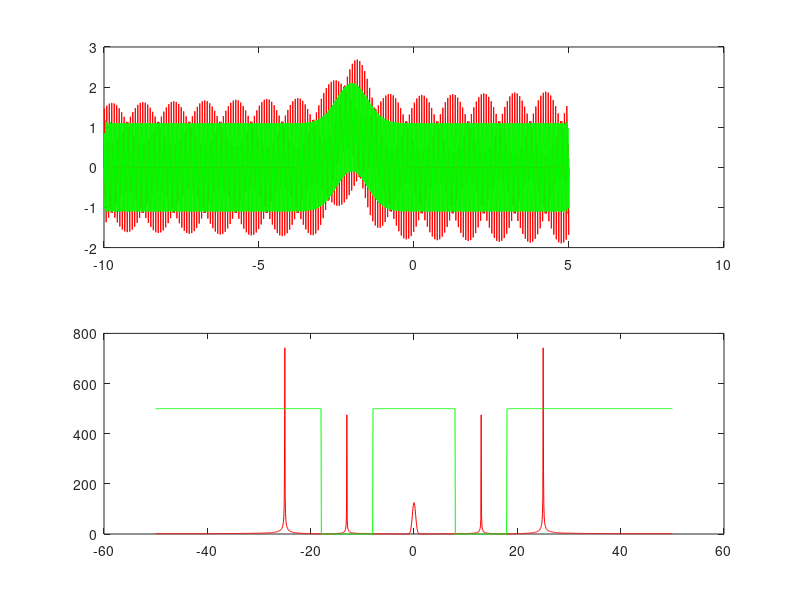

Recreate this plot in MATLAB.
close all; clear all; clc;
% t=<-10,5>, Fs=100Hz,
% x=x1+x2+x3
% x1: harmoniczny, f=13Hz, amp od 0.5 (t=-10) do 0.8 (t=5)
% x2: Gauss, sr = -2s, std=0.5, amp=1
% x3: harm, f=25Hz, amp=1,1
Fs=100;
t=-10:(1/Fs):5;
x1=sin(2*pi*t*13).*(0.5+0.3*(t+10)/15); %bo mamy 15 sekund, dodajemy ró¿nicê miêdzy minimaln¹ a maksymaln¹ amplitud¹, mno¿ymy przez pocz¹tkow¹
x2=1*exp(-(t+2).*(t+2)/0.5);
x3=1.1*sin(2*pi*t*25);
x=x1+x2+x3;
X=fftshift(fft(x));
WA=abs(X);
f=(Fs/2)*(t+2.5)/7.5; %bo sygna³ od -10 do 5, po³owa to 7,5, mo¿na zastapic linspace
BS=1.0*(abs(f)<=8 | abs(f)>=18); %filtr, dolny 8 Hz, ¿eby przepuœciæ Gaussa, drugi ¿eby przepuœciæ drug¹, bo filtrujemy wartoœæ 13
x_new=real(ifft(ifftshift(X.*BS)));
subplot(211), plot(t,x, 'r', t, x_new, 'g');
subplot(212), plot(f,WA, 'r', f, BS*500, 'g');
 
